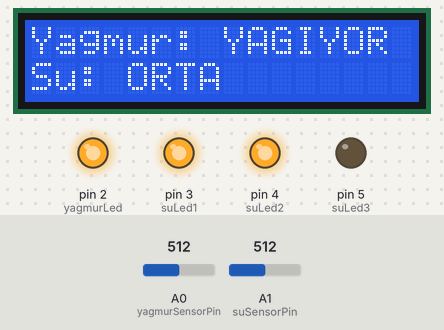
Bench run of a sketch on a simulated Arduino Uno, built with avr-gcc and run on an emulated ATmega328P. On the bench: 16×2 character LCD, output pins drawn as LEDs (lit = HIGH). Dashed ring = blinking. Inputs (shaded band) come from the test bench; at power-on: A1 (suSensorPin) = 512, A0 (yagmurSensorPin) = 512. What the sketch prints to the serial monitor is not drawn.

Above: at 2.7 s.
2.8 s: A1 (suSensorPin) set to 584
4.3 s: A1 (suSensorPin) set to 612
At 4.89 s:
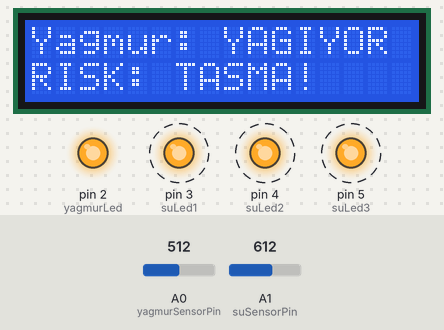
6.5 s: A0 (yagmurSensorPin) set to 786
8.0 s: A0 (yagmurSensorPin) set to 806
At 8.9 s:
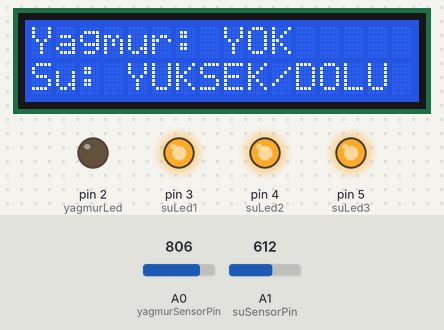
9.6 s: A1 (suSensorPin) set to 511
At 10.0 s:
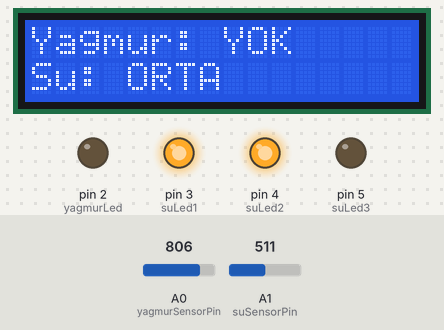
11.2 s: A1 (suSensorPin) set to 467
12.7 s: A1 (suSensorPin) set to 434
At 13.4 s:
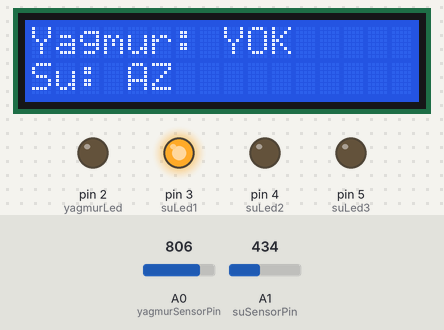
Timing chart, 0 to 15.3 s (numbered marks = the images above; inputs shaded):
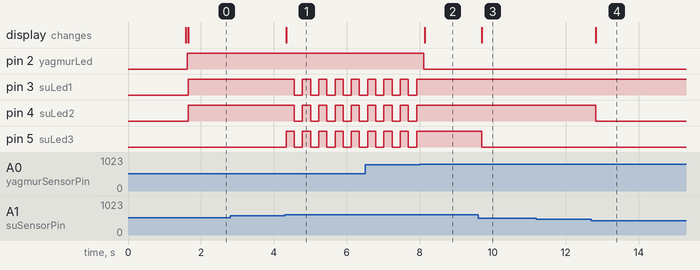

The sketch:

arduino_code.ino.ino
```cpp
#include <Wire.h>
#include <LiquidCrystal_I2C.h>

LiquidCrystal_I2C lcd(0x27, 16, 2);

// --- PİNLER ---
const int yagmurSensorPin = A0;
const int suSensorPin = A1;

const int yagmurLed = 2;
const int suLed1 = 3; // Az
const int suLed2 = 4; // Orta
const int suLed3 = 5; // Yüksek

// --- EŞİK DEĞERLERİ ---
int yagmurEsik = 800; // 800 altı yağmur var demektir

// Su Seviyeleri
int sinirAz = 200;    // 200'ü geçerse "Az"
int sinirOrta = 450;  // 450'yi geçerse "Orta"
int sinirYuksek = 600;// 600'ü geçerse "Yüksek"

// Zamanlayıcı
unsigned long oncekiZaman = 0;
bool ledDurumu = LOW;

void setup() {
  Serial.begin(9600);
  lcd.init();
  lcd.backlight();

  pinMode(yagmurLed, OUTPUT);
  pinMode(suLed1, OUTPUT);
  pinMode(suLed2, OUTPUT);
  pinMode(suLed3, OUTPUT);

  // Açılış Testi
  lcd.setCursor(0, 0);
  lcd.print("Akilli Depo");
  lcd.setCursor(0, 1);
  lcd.print("Sistemi v3.0");
  delay(1500);
  lcd.clear();
}

void loop() {
  unsigned long simdikiZaman = millis();

  // 1. Sensörleri Oku (Hatasız okuma tekniği ile)
  int yagmurDegeri = analogRead(yagmurSensorPin);
  delay(20);
  analogRead(suSensorPin);
  delay(10);
  int suDegeri = analogRead(suSensorPin);

  // 2. Python'a Veri Gönder (JSON)
  Serial.print("{\"yagmur\":");
  Serial.print(yagmurDegeri);
  Serial.print(", \"su\":");
  Serial.print(suDegeri);
  Serial.println("}");

  // --- MANTIK KONTROLÜ ---

  // Yağmur Var mı? (Boolean değişken)
  bool yagmurYagiyor = (yagmurDegeri < yagmurEsik);

  // Yağmur LED Kontrolü
  if (yagmurYagiyor) digitalWrite(yagmurLed, HIGH);
  else digitalWrite(yagmurLed, LOW);

  // LCD Üst Satır
  lcd.setCursor(0, 0);
  if (yagmurYagiyor) lcd.print("Yagmur: YAGIYOR ");
  else lcd.print("Yagmur: YOK     ");

  // --- SU SEVİYESİ VE ALARM MANTIĞI ---
  lcd.setCursor(0, 1);

  // DURUM 1: SU YÜKSEK (Kritik Bölge)
  if (suDegeri >= sinirYuksek) {

    // Eğer SU YÜKSEK **VE** YAĞMUR YAĞIYORSA -> FLAŞÖR (ALARM)
    if (yagmurYagiyor) {
       lcd.print("RISK: TASMA!    ");

       if (simdikiZaman - oncekiZaman >= 200) { // Hızlı yanıp sönme
          oncekiZaman = simdikiZaman;
          ledDurumu = !ledDurumu;
          digitalWrite(suLed1, ledDurumu);
          digitalWrite(suLed2, ledDurumu);
          digitalWrite(suLed3, ledDurumu);
       }
    }
    // Eğer SADECE SU YÜKSEKSE (Yağmur Yoksa) -> SABİT YAN
    else {
       lcd.print("Su: YUKSEK/DOLU ");
       digitalWrite(suLed1, HIGH);
       digitalWrite(suLed2, HIGH);
       digitalWrite(suLed3, HIGH);
    }
  }

  // DURUM 2: SU ORTA
  else if (suDegeri >= sinirOrta) {
    lcd.print("Su: ORTA        ");
    digitalWrite(suLed1, HIGH);
    digitalWrite(suLed2, HIGH);
    digitalWrite(suLed3, LOW);
  }

  // DURUM 3: SU AZ (veya Boş'un biraz üstü)
  else if (suDegeri >= sinirAz) {
    lcd.print("Su: AZ          ");
    digitalWrite(suLed1, HIGH);
    digitalWrite(suLed2, LOW);
    digitalWrite(suLed3, LOW);
  }

  // DURUM 4: SU BOŞ
  else {
    lcd.print("Su: BOS         ");
    // Boşken hepsi sönük olsun (veya sadece 1. loş yanabilir, şimdilik söndürdük)
    digitalWrite(suLed1, LOW);
    digitalWrite(suLed2, LOW);
    digitalWrite(suLed3, LOW);
  }

  delay(50); // Sistem hızı
}
```

Measured:
- the behaviour switches between 599 and 600 on A1 (suSensorPin) (found by bisection; images 0 and 1)
- the behaviour switches between 799 and 800 on A0 (yagmurSensorPin) (found by bisection; images 1 and 2)
- the behaviour switches between 450 and 449 on A1 (suSensorPin) (found by bisection; images 3 and 4)
- after the input at 2.8 s, every drawn part: stays the same
- after the input at 4.3 s, pin 3 (suLed1), pin 4 (suLed2): alternates HIGH for 0.22 s and LOW for 0.22 s, starting after 0.26 s; pin 5 (suLed3): alternates HIGH for 0.22 s and LOW for 0.22 s, starting at once; the display: changes at once (image 1)
- after the input at 8.0 s, pin 2 (yagmurLed): HIGH → LOW after 0.10 s; pin 3 (suLed1), pin 4 (suLed2), pin 5 (suLed3): stops changing and stays HIGH; the display: changes after 0.14 s (image 2)
- after the input at 9.6 s, pin 5 (suLed3): HIGH → LOW after 0.10 s; the display: changes after 0.10 s (image 3)
- after the input at 11.2 s, every drawn part: stays the same
- after the input at 12.7 s, pin 4 (suLed2): HIGH → LOW after 0.13 s; the display: changes after 0.13 s (image 4)
